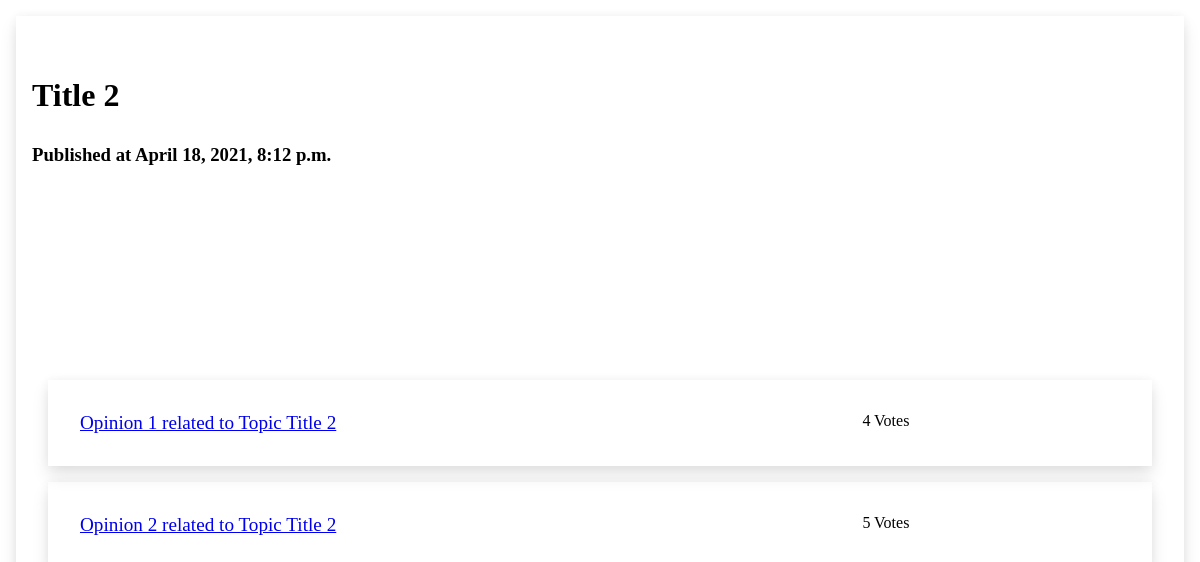
The app's page /xapp/topic/3/, older data.
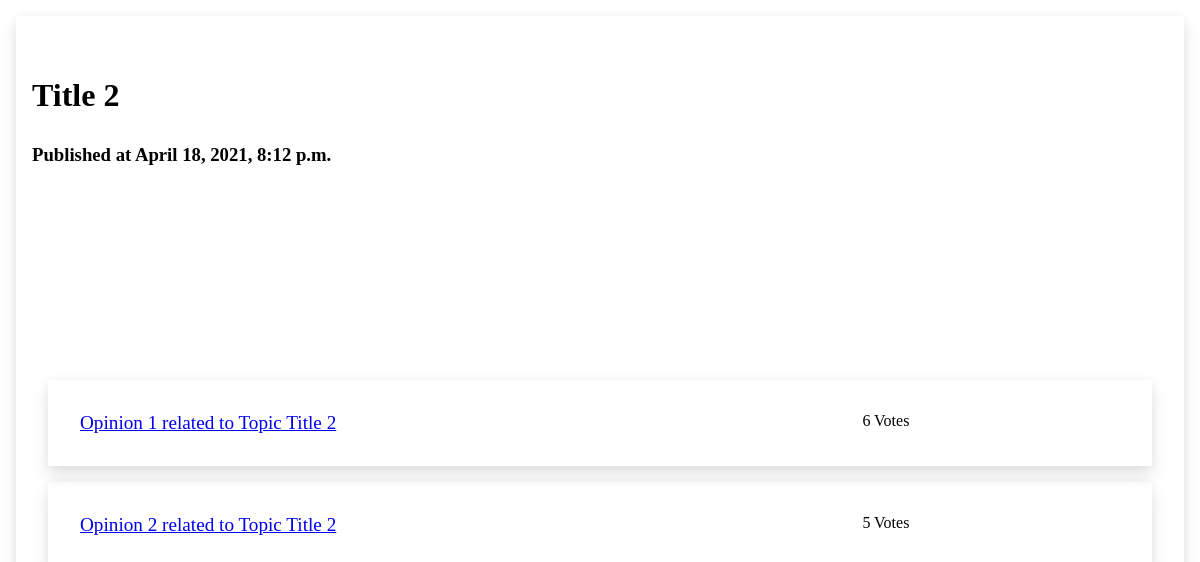
The same page, newer data.
### xapp/models.py (models this page shows, shortened)
class Opinion(models.Model):
    topic = models.ForeignKey(Topic, on_delete=models.CASCADE)
    opinion = models.CharField(max_length=200)
    votes = models.IntegerField(default=0)

### xapp/views.py (the view)
# urls.py: path('topic/<int:pk>/', views.TopicView.as_view(), name='topic'),
class TopicView(generic.DetailView):
    model = Topic
    template_name = 'xapp/topic.html'

### xapp/templates/xapp/topic.html (shortened to what this page needs)
<!DOCTYPE html>
<html>
  <head>
    {% load static %}
    <link
      rel="stylesheet"
      type="text/css"
      href="{% static 'xapp/style.css' %}"
    />
  </head>
  <body>
    <div class="content">
      <div class="header">
        <h1>{{ topic.title }}</h1>
        <h3>Published at {{ topic.published_date }}</h3>
      </div>
      <table>
        {% for opinion in topic.opinion_set.all %}
        <tr>
          <td class="main-cell">
            <a href="{% url 'xapp:opinion' opinion.id %}"
              >{{ opinion.opinion }}</a
            >
          </td>
          <td>{{ opinion.votes }} Votes</td>
        </tr>
        {% endfor %}
      </table>
    </div>
  </body>
</html>

Row changes from the older to the newer data that the page shows:
changed Opinion "Opinion 1 related to Topic Title 2": votes "4" → "6"
